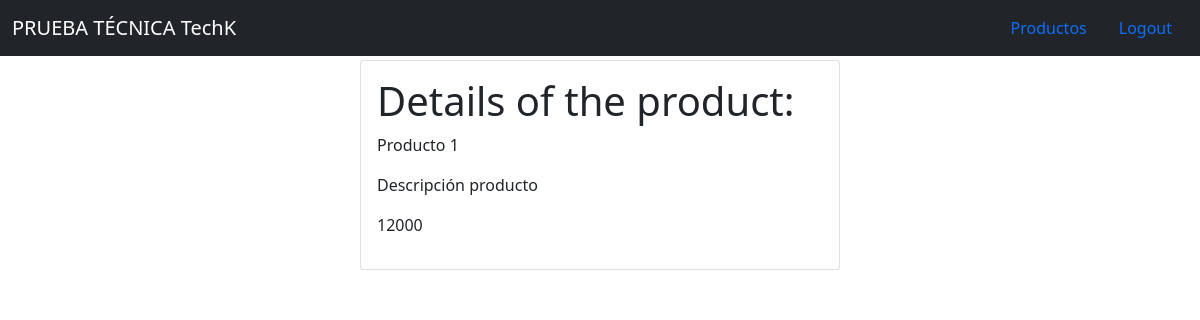
/products/1/ (signed in), run on the app's committed database.
### products/models.py (models this page shows, shortened)
class Product(models.Model):
    title = models.CharField(max_length=120)
    description = models.TextField(blank=True, null=True)
    price = models.IntegerField(null=True)

### products/views.py (the view)
# urls.py: path('products/<int:id>/', product_individual_view),
@login_required
def product_individual_view(request, id):
    product = get_object_or_404(Product, id=id)
    context = {
        'product': product
    }
    return render(request, "products/product_detail.html", context)

### products/templates/products/product_detail.html (shortened to what this page needs)
{% extends "base.html" %}
{%block content%}
<div class="card m-1 mx-auto" style="width: 30rem;">
    <div class="card-body">
        <h1>Details of the product: </h1>
        <p>{{product.title}}</p>
        <p>{{product.description}}</p>
        <p>{{product.price}}</p>
    </div>
</div>
{%endblock%}

### data on the page
Product: title "Producto 1", description "Descripción producto", price "12000"
